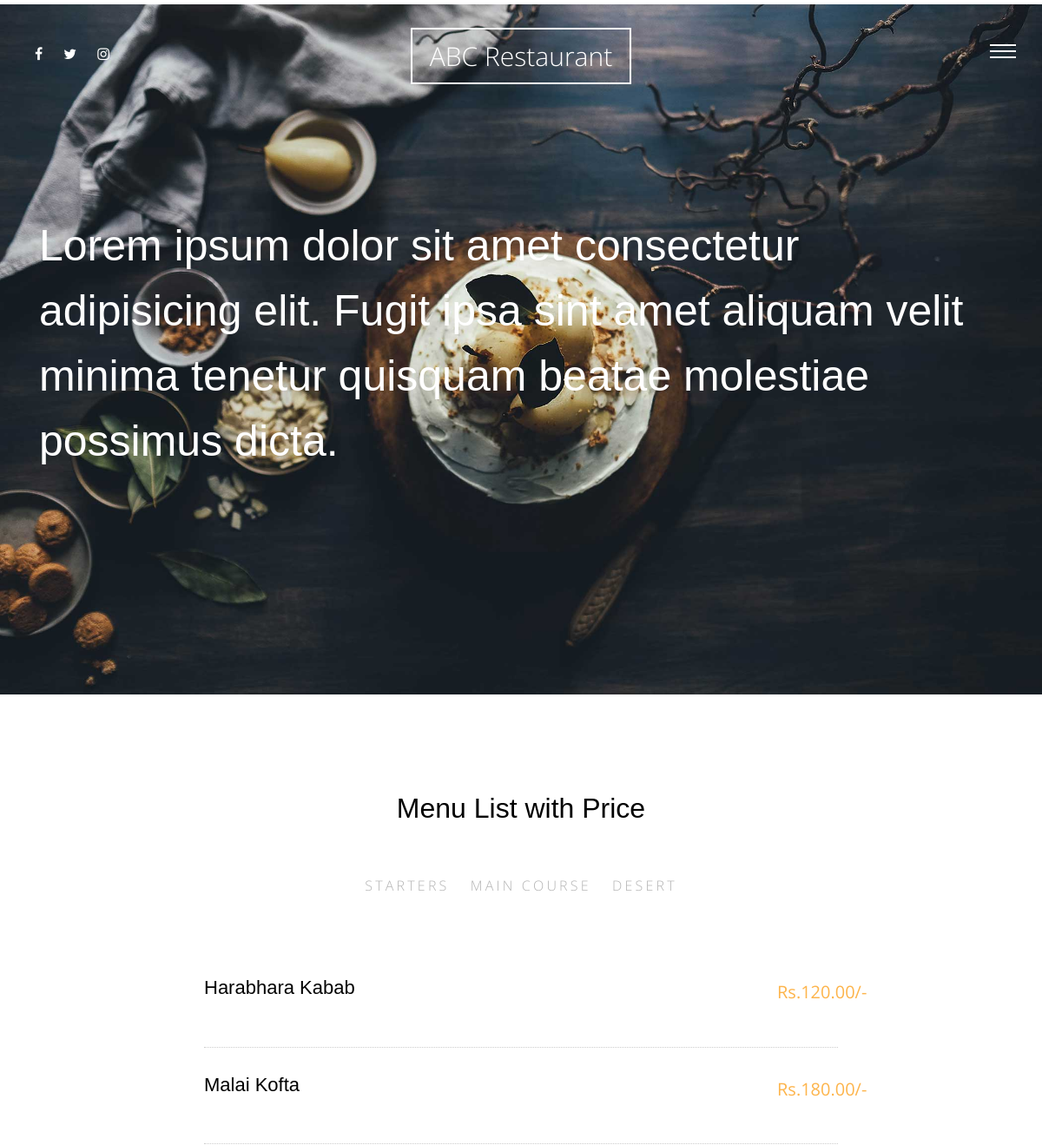
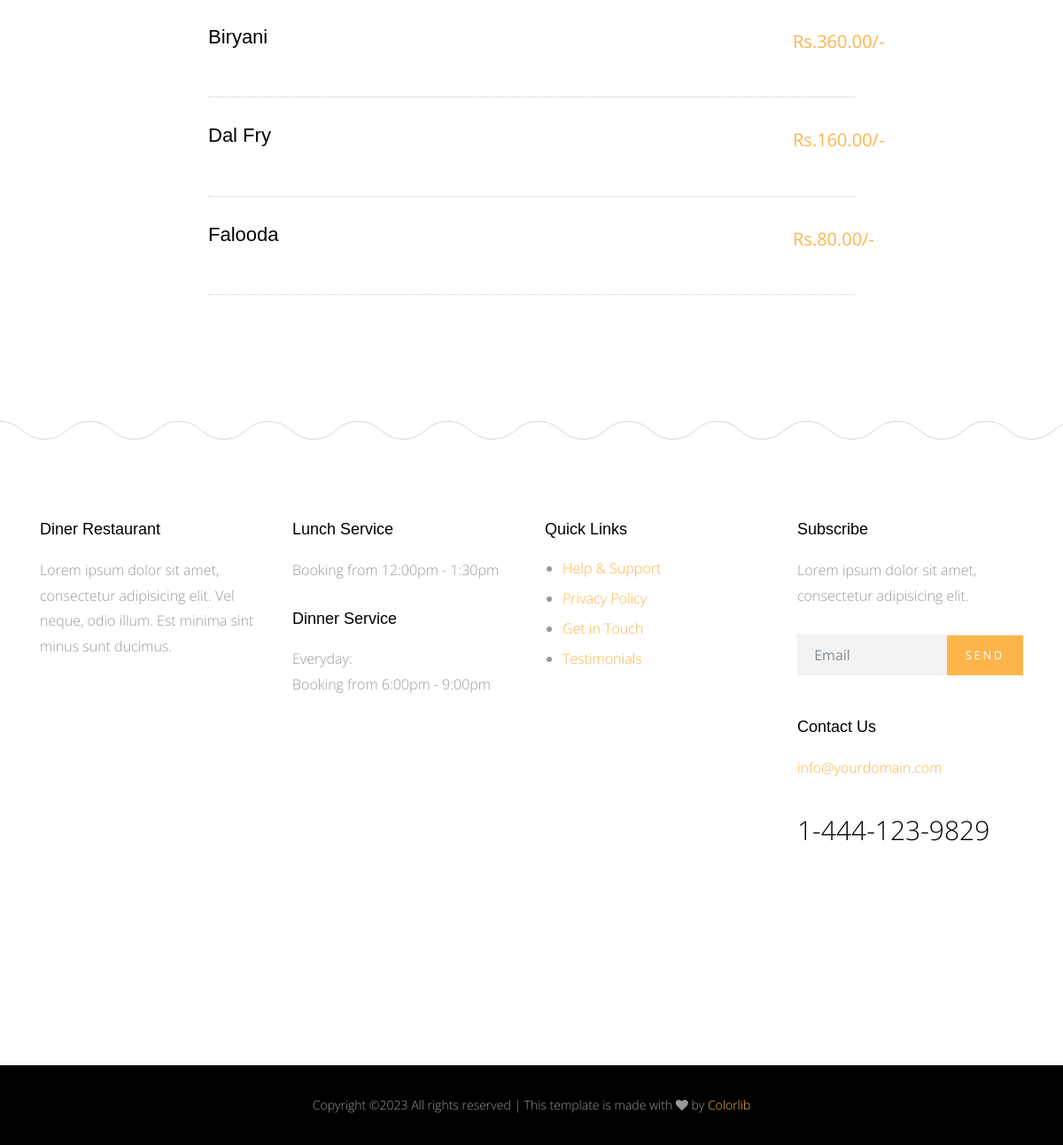
Screenshot of /meals/ with the database file from the repository (2 pictures, top to bottom).
### meals/models.py (models this page shows, shortened)
class Category(models.Model):
    name = models.CharField(max_length=30)
    def __str__(self):
        return self.name
    class Meta:
        verbose_name = 'Category'
        verbose_name_plural = 'Category'

class Meals(models.Model):
    name = models.CharField(max_length=50)
    description = models.TextField(max_length=225)
    category = models.ForeignKey('Category',on_delete= models.SET_NULL,null=True)
    people = models.IntegerField()
    price = models.DecimalField(max_digits=5,decimal_places=2)
    preparation_time = models.IntegerField()
    image = models.ImageField(upload_to="meals/")
    slug = models.SlugField(blank=True,null=True)
    class Meta:
        verbose_name = 'meal'
        verbose_name_plural = 'meals'

### meals/views.py (the view)
# urls.py: path('',views.meal_list,name='meal_list'),
def meal_list(request):
    meal_list = Meals.objects.all()
    categories = Category.objects.all()
    context = {
        'meal_list':meal_list,
        'categories':categories,
        }
    return render(request,'meals/list.html',context)

### meals/templates/meals/list.html (shortened to what this page needs)
{% extends 'base.html' %}
{% load static %}
{% block body %}
<div class="main-wrap">
    <div class="cover_1">
        <div class="img_bg" style="background-image: url({% static 'site/img/slider-1.jpg' %})" data-stellar-background-ratio="0.5">
            <div class="container">
                <div class="row align-items-center">
                    <div class="col-md-12" data-aos="fade-up">
                        <h2 class="heading">Lorem ipsum dolor sit amet consectetur adipisicing elit.
                        Fugit ipsa sint amet aliquam velit minima tenetur quisquam beatae molestiae possimus dicta.</h2>
                    </div>
                </div>
            </div>
        </div>
    </div>
    <div class="section">
        <div class="container">
            <div class="row justify-content-center">
                <div class="col-md-8" data-aos="fade-up">
                <h2 class="mb-5 text-center">Menu List with Price</h2>
                <ul class="nav site-tab-nav" id="pills-tab" role="tablist">
                    {% for category in categories %}
                    <li class="nav-item">
                        <a class="nav-link " id="{{category}}-tab" data-toggle="pill" href="#{{category}}" role="tab" aria-controls="{{category}}" aria-selected="true">{{category}}</a>
                    </li>
                    {% endfor %}
                </ul>
                <div class="tab-content" id="pills-tabContent">
                {% for category in categories %}
                    <div class="tab-pane fade show active" id="{{category}}" role="tabpanel" aria-labelledby="{{category}}-tab">
                        {%for meal in meal_list %}
                            {% if meal.category == category%}
                                <div class="d-block d-md-flex menu-food-item">
                                    <div class="text order-1 mb-3">
                                        <h3><a href="{% url 'meals:meal_detail' meal.slug %}">{{meal.name}}</a></h3>
                                    </div>
                                    <div class="price order-2">
                                        <strong>Rs.{{meal.price}}/-</strong>
                                    </div>
                                </div>
                            {% endif %}
                        {% endfor %}
                    </div>
                {% endfor %}
            </div>
            </div>
            </div>
        </div>
    </div>
</div>
{% endblock body %}

### templates/base.html (shortened to what this page needs)
{% load static %}
<!doctype html>
<html lang="en">
  <head>
    <link rel="stylesheet" href="{% static 'site/css/bootstrap.css' %}">
    <link rel="stylesheet" href="{% static 'site/css/animate.css' %}">
    <link rel="stylesheet" href="{% static 'site/css/owl.carousel.min.css' %}">
    <link rel="stylesheet" href="{% static 'site/css/magnific-popup.css' %}">
    <link rel="stylesheet" href="{% static 'site/css/aos.css' %}">
    <link rel="stylesheet" href="{% static 'site/css/bootstrap-datepicker.css' %}">
    <link rel="stylesheet" href="{% static 'site/css/jquery.timepicker.css' %}">
    <link rel="stylesheet" href="{% static 'site/fonts/ionicons/css/ionicons.min.css' %}">
    <link rel="stylesheet" href="{% static 'site/fonts/fontawesome/css/font-awesome.min.css' %}">
    <link rel="stylesheet" href="{% static 'site/fonts/flaticon/font/flaticon.css' %}">
    <link rel="stylesheet" href="{% static 'site/css/style.css' %}">
  </head>
  <body>
    <div class="site-wrap">
      <header class="site-header">
        <div class="row align-items-center">
          <div class="col-5 col-md-3">
             <ul class="list-unstyled social">
              <li><a href="#"><span class="fa fa-facebook"></span></a></li>
              <li><a href="#"><span class="fa fa-twitter"></span></a></li>
              <li><a href="#"><span class="fa fa-instagram"></span></a></li>
            </ul>
          </div>
          <div class="col-2 col-md-6 text-center">
            <a href="index.html" class="site-logo">ABC Restaurant</a>
          </div>
          <div class="col-5 col-md-3 text-right menu-burger-wrap">
            <a href="#" class="site-nav-toggle js-site-nav-toggle"><i></i></a>
          </div>
        </div>
      </header>
 {% block body %}
 {% endblock body %}
      <footer>
        <div class="site-footer">
          <div class="container">
            <div class="row small-gutters mb-5">
              <div class="col-md-6 col-lg-3 mb-5" data-aos="fade" data-aos-delay="100">
                <div class="footer-widget">
                  <h3>Diner Restaurant</h3>
                  <p>Lorem ipsum dolor sit amet, consectetur adipisicing elit. Vel neque, odio illum. Est minima sint minus sunt ducimus.</p>
                </div>
              </div>
              <div class="col-md-6 col-lg-3 mb-5" data-aos="fade" data-aos-delay="200">
                <div class="footer-widget">
                  <h3>Lunch Service</h3>
                  <p>Booking from 12:00pm - 1:30pm</p>
                  <h3>Dinner Service</h3>
                  <p>Everyday: <br> Booking from 6:00pm - 9:00pm</p>
                </div>
              </div>
              <div class="col-md-6 col-lg-3 mb-5" data-aos="fade" data-aos-delay="300">
                <div class="footer-widget">
                  <h3>Quick Links</h3>
                  <ul>
                    <li><a href="#">Help &amp; Support</a></li>
                    <li><a href="#">Privacy Policy</a></li>
                    <li><a href="#">Get in Touch</a></li>
                    <li><a href="#">Testimonials</a></li>
                  </ul>
                </div>
              </div>
              <div class="col-md-6 col-lg-3 mb-5" data-aos="fade" data-aos-delay="400">
                <div class="footer-widget footer-contact-widget">
                  <h3>Subscribe</h3>
                  <p>Lorem ipsum dolor sit amet, consectetur adipisicing elit.</p>
                  <form action="" class="form-subscribe mb-5">
                    <div class="form-group form-field">
                      <input type="submit" value="Send" class="btn btn-primary">
                      <input type="text" class="form-control" placeholder="Email">
                    </div>
                  </form>
                  <h3>Contact Us</h3>
                  <p class="contact-email">info@yourdomain.com</p>
                  <p class="contact-phone">1-444-123-9829</p>
                </div>
              </div>
            </div>
          </div>
        </div>
      </footer>
      <div class="site-footer-copyright">
        <div class="container">
          <div class="row">
             <p class="footer-text col-md-12">
Copyright &copy;<script>document.write(new Date().getFullYear());</script> All rights reserved | This template is made with <i class="fa fa-heart" aria-hidden="true"></i> by <a href="https://colorlib.com" target="_blank">Colorlib</a>
</p>
          </div>
        </div>
      </div>
    </div>
  </body>
</html>

### rows the page displays
Category: name "STARTERS"
Category: name "MAIN COURSE"
Category: name "DESERT"
Meals: name "Harabhara Kabab", price "120.00"
Meals: name "Malai Kofta", price "180.00"
Meals: name "Biryani", price "360.00"
Meals: name "Dal Fry", price "160.00"
Meals: name "Falooda", price "80.00"
